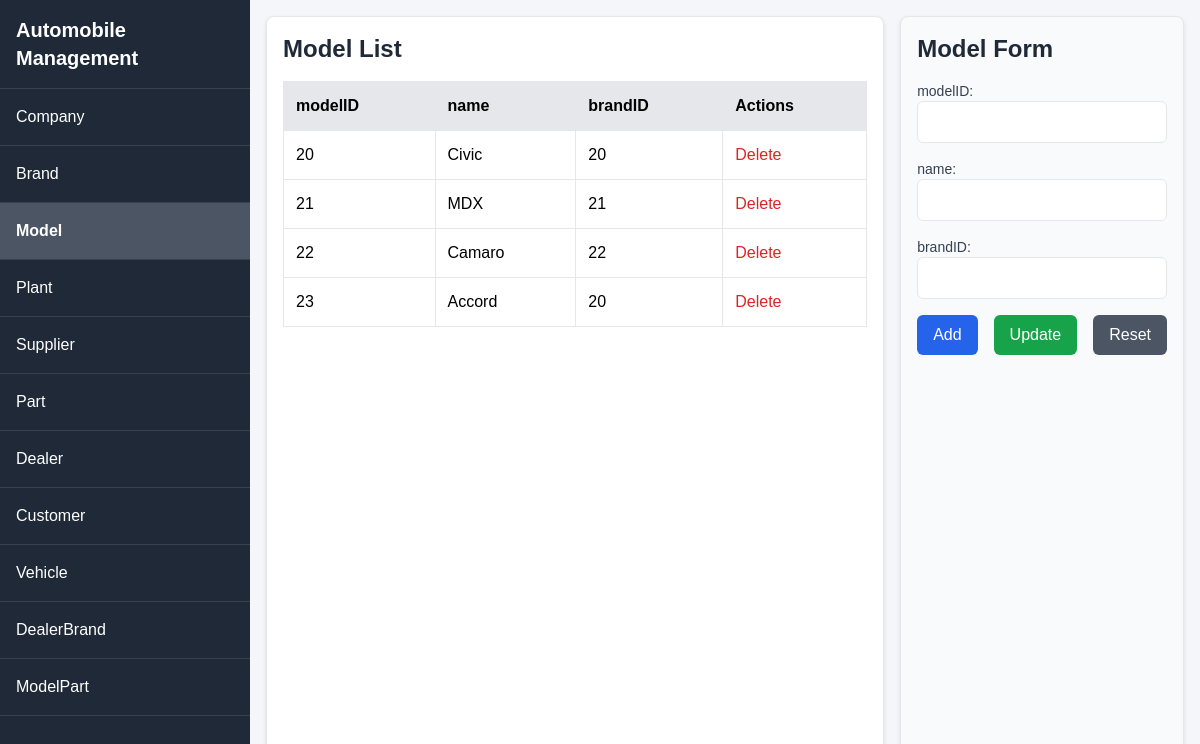
/?table=Model, run on the app's committed database.
### tables this page shows
CREATE TABLE Model (
    modelID INT PRIMARY KEY,
    name VARCHAR(100),
    brandID INT,
    FOREIGN KEY (brandID) REFERENCES Brand(brandID)
);

### index.php (the view, shortened to what this page needs)
<?php
include 'db_connect.php';
$tables = [
    'Company'      => ['companyID', 'name'],
    'Brand'        => ['brandID', 'name', 'companyID'],
    'Model'        => ['modelID', 'name', 'brandID'],
    'Plant'        => ['plantID', 'location'],
    'Supplier'     => ['supplierID', 'name'],
    'Part'         => ['partID', 'name', 'supplierID', 'plantID'],
    'Dealer'       => ['dealerID', 'name', 'location'],
    'Customer'     => ['customerID', 'name', 'address', 'phone', 'gender', 'income'],
    'Vehicle'      => ['VIN', 'modelID', 'color', 'engine', 'transmission', 'bodyStyle', 'plantID', 'dealerID', 'inventoryDate', 'status', 'customerID', 'saleDate', 'price'],
    'DealerBrand'  => ['dealerID', 'brandID'],
    'ModelPart'    => ['modelID', 'partID']
];
$table = isset($_GET['table']) ? $_GET['table'] : 'Vehicle';
$columns = $tables[$table];
$data = [];
$query = "SELECT * FROM `$table`";
if (isset($conn) && $query) {
    $result = $conn->query($query);
    if ($result) {
        while ($row = $result->fetch_assoc()) {
            $data[] = $row;
        }
    }
}
?>
<!DOCTYPE html>
<html lang="en">
<head>
    <script src="https://cdn.tailwindcss.com"></script>
</head>
<body>
    <div class="sidebar" id="sidebar">
        <div class="p-4 text-xl font-bold border-b border-gray-700">Automobile Management</div>
        <?php foreach (array_keys($tables) as $t): ?>
            <a href="?table=<?php echo htmlspecialchars($t); ?>" class="<?php echo $t === $table ? 'active' : ''; ?>">
                <?php echo htmlspecialchars($t); ?>
            </a>
        <?php endforeach; ?>
    </div>
    <div class="content" id="content">
        <div class="grid-container">
            <div class="data-grid">
                <h3 class="text-2xl font-semibold mb-4 text-gray-800"><?php echo htmlspecialchars($table); ?> List</h3>
                <?php if (!empty($data)): ?>
                    <table>
                        <thead>
                            <tr>
                                <?php foreach ($columns as $col): ?>
                                    <th><?php echo htmlspecialchars($col); ?></th>
                                <?php endforeach; ?>
                                    <th>Actions</th>
                            </tr>
                        </thead>
                        <tbody>
                            <?php foreach ($data as $row): ?>
                                <tr onclick="populateForm('<?php echo htmlspecialchars(json_encode($row), ENT_QUOTES); ?>')">
                                    <?php foreach ($columns as $col): ?>
                                        <td><?php echo htmlspecialchars($row[$col] ?? ''); ?></td>
                                    <?php endforeach; ?>
                                    <td>
                                        <button onclick="event.stopPropagation(); deleteRecord('<?php echo htmlspecialchars($row[$columns[0]]); ?>', '<?php echo htmlspecialchars($table); ?>')" class="text-red-600 hover:underline">Delete</button>
                                    </td>
                                </tr>
                            <?php endforeach; ?>
                        </tbody>
                    </table>
                <?php else: ?>
                    <p class="text-gray-600">No data found.</p>
                <?php endif; ?>
            </div>
            <div class="form-container">
                <h3 class="text-2xl font-semibold mb-4 text-gray-800"><?php echo htmlspecialchars($table); ?> Form</h3>
                <form id="dataForm" action="crud.php" method="POST">
                    <?php foreach ($columns as $col): ?>
                        <div class="mb-4">
                            <label class="block text-sm font-medium text-gray-700"><?php echo htmlspecialchars($col); ?>:</label>
                            <?php if ($col === $columns[0]): ?>
                                <input type="text" name="<?php echo htmlspecialchars($col); ?>" id="<?php echo htmlspecialchars($col); ?>" class="w-full p-2 border rounded-md focus:ring-2 focus:ring-blue-500" required>
                            <?php elseif (in_array($col, ['inventoryDate', 'saleDate'])): ?>
                                <input type="date" name="<?php echo htmlspecialchars($col); ?>" id="<?php echo htmlspecialchars($col); ?>" class="w-full p-2 border rounded-md focus:ring-2 focus:ring-blue-500">
                            <?php elseif (in_array($col, ['modelID', 'plantID', 'dealerID', 'customerID', 'companyID', 'brandID', 'supplierID', 'partID', 'year', 'price', 'income'])): ?>
                                <input type="number" name="<?php echo htmlspecialchars($col); ?>" id="<?php echo htmlspecialchars($col); ?>" class="w-full p-2 border rounded-md focus:ring-2 focus:ring-blue-500" <?php echo $col === 'price' ? 'step="0.01"' : ''; ?>>
                            <?php else: ?>
                                <input type="text" name="<?php echo htmlspecialchars($col); ?>" id="<?php echo htmlspecialchars($col); ?>" class="w-full p-2 border rounded-md focus:ring-2 focus:ring-blue-500">
                            <?php endif; ?>
                        </div>
                    <?php endforeach; ?>
                    <div class="flex space-x-4">
                        <button type="submit" name="action" value="Add" class="bg-blue-600 text-white px-4 py-2 rounded-md hover:bg-blue-700 transition">Add</button>
                        <button type="submit" name="action" value="Update" id="updateBtn" class="bg-green-600 text-white px-4 py-2 rounded-md hover:bg-green-700 transition" disabled>Update</button>
                        <button type="button" onclick="resetForm()" class="bg-gray-600 text-white px-4 py-2 rounded-md hover:bg-gray-700 transition">Reset</button>
                    </div>
                </form>
            </div>
        </div>
    </div>
</body>
</html>

### index.php (style rules this page uses)
body { font-family: Arial, sans-serif; margin: 0; background-color: #f4f6f9; }
.sidebar { width: 250px; background-color: #1f2937; color: white; height: 100vh; position: fixed; top: 0; left: 0; overflow-y: auto; transition: transform 0.3s ease; z-index: 1000; }
.sidebar a { display: block; padding: 1rem; color: white; text-decoration: none; border-bottom: 1px solid #374151; }
.sidebar a.active { background-color: #4b5563; font-weight: bold; }
.content { margin-left: 250px; padding: 1rem; transition: margin-left 0.3s ease; }
.grid-container { display: grid; grid-template-columns: 3fr 1fr; gap: 1rem; height: calc(100vh - 2rem); }
.data-grid { overflow-x: auto; border: 1px solid #e5e7eb; border-radius: 0.5rem; padding: 1rem; background-color: white; box-shadow: 0 2px 4px rgba(0,0,0,0.1); }
.form-container { border: 1px solid #e5e7eb; border-radius: 0.5rem; padding: 1rem; background-color: #f9fafb; box-shadow: 0 2px 4px rgba(0,0,0,0.1); }
table { width: 100%; border-collapse: collapse; }
th, td { padding: 0.75rem; border: 1px solid #e5e7eb; text-align: left; }
th { background-color: #e5e7eb; font-weight: 600; }

### data on the page
model: modelID "20", name "Civic", brandID "20"
model: modelID "21", name "MDX", brandID "21"
model: modelID "22", name "Camaro", brandID "22"
model: modelID "23", name "Accord", brandID "20"

### other printed values
$t "Company"
$t "Brand"
$t "Model"
$t "Plant"
$t "Supplier"
$t "Part"
$t "Dealer"
$t "Customer"
$t "Vehicle"
$t "DealerBrand"
$t "ModelPart"
$table "Model"
$col "modelID"
$col "name"
$col "brandID"
